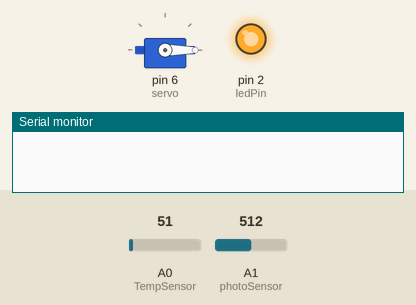
A sketch run on a simulated Arduino Uno, built with avr-gcc and run on an emulated ATmega328P. On the bench: servo, output pins drawn as LEDs (lit = HIGH), the last lines printed to the serial monitor. Inputs (shaded band) come from the test bench; at power-on: A0 (TempSensor) = 51, A1 (photoSensor) = 512.

Above: at 0.1 s.
At 4.1 s:
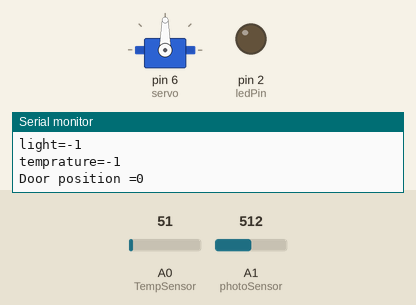
Timing chart, 0 to 5.6 s (numbered marks = the images above):
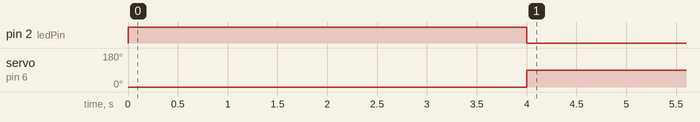

The sketch:

SavetheBees.ino
```cpp
#include <Servo.h>

//Servo variables
int pos = 0;//αρχικοποιηση θεσης του servo
Servo servo;
//PhotoSensor variables
int PhotosensorValue = 0;
int PhotosensorMin = 1023;        // minimum Photosensor value
int PhotosensorMax = 0;           // maximum Photosensor value
const int photoSensor=A1;

//TempSensor variables
int TempsensorValue = 0;
int TempsensorMin = 1023;        // minimum Tempsensor value
int TempsensorMax = 0;           // maximum Tempsensor value
const int TempSensor=A0;

const int ledPin=2;//το λαμπακι στην D2

void setup()
{
  servo.attach(6);//συνδεση servo στο D6
  servo.write(pos=0);
  pinMode(A0,INPUT);
  pinMode(A1, INPUT);
  pinMode(2,OUTPUT);
  Serial.begin(9600);


  //callibration of Photosensor and Tempsensor στα πρωτα 2 δευτερολεπτα
  digitalWrite(ledPin, HIGH);//αναβει λαμπακι κατα την εναρξη

  while (millis() < 2000) {
    PhotosensorValue = analogRead(photoSensor);
    TempsensorValue = analogRead(TempSensor);


    if (PhotosensorValue > PhotosensorMax) {
      PhotosensorMax = PhotosensorValue; // record the maximum Photosensor value
    }


    if (PhotosensorValue < PhotosensorMin) {
      PhotosensorMin = PhotosensorValue; // record the minimum Tempsensor value
    }
    if (TempsensorValue > TempsensorMax) {
      TempsensorMax = TempsensorValue; // record the maximum Tempsensor value
    }


    if (TempsensorValue < TempsensorMin) {
     TempsensorMin = TempsensorValue; // record the minimum Tempsensor value
    }
  }
  digitalWrite(ledPin, LOW);//κλεινει λαμπακι στο τελος του callibration


 }

void loop()
{
  TempsensorValue = analogRead(TempSensor); // read the value from the Tempsensor
  PhotosensorValue = analogRead(photoSensor); // read the value from the Photosensor
  PhotosensorValue = map(PhotosensorValue, PhotosensorMin, PhotosensorMax, 0, 255);// apply the calibration to the Photosensor reading
  TempsensorValue = map(TempsensorValue, TempsensorMin, TempsensorMax, 0, 255);// apply the calibration to the Tempsensor reading
  pos=servo.read();

  Serial.print("light=");
  Serial.println(PhotosensorValue); // print the Photosensor reading so you know its range
  Serial.print("temprature=");
  Serial.println(TempsensorValue); // print the Tempsensor reading so you know its range
  Serial.print("Door position =");
 Serial.println(pos);


  if (PhotosensorValue<120 && TempsensorValue<120 && pos!=90){
   //οταν ειναι νυχτα και χαμηλη θερμοκρασια και η πορτα ανοιχτη αναβει το λαμπακι και κλεινει η πορτα
      digitalWrite(ledPin, HIGH);
      delay(2000);
      pos=90;
      servo.write(pos);// tell servo to go to position in variable 'pos'

      }

 if (PhotosensorValue>120 || TempsensorValue>120 ){
   //οταν δεν ειναι νυχτα και χαμηλη θερμοκρασια  κλεινει η πορτα

   pos=0;
   servo.write(pos);// tell servo to go to position in variable 'pos'

 }
  digitalWrite(ledPin, LOW);

  delay(1000); // Wait for 100 millisecond(s)

}
```

Measured:
- by itself, pin 2 (ledPin): HIGH → LOW at 4.0 s
- by itself, servo on pin 6 (servo): 0° → 90° at 4.0 s
